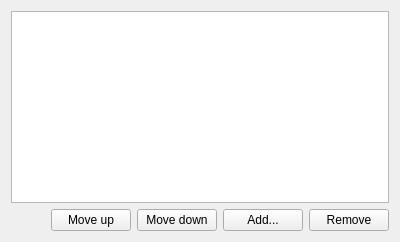
          <widget class="QWidget" name="stackedWidgetPage6">
           <layout class="QVBoxLayout">
            <item>
             <widget class="QListView" name="listserverview">
              <property name="verticalScrollMode">
               <enum>QAbstractItemView::ScrollPerPixel</enum>
              </property>
              <property name="horizontalScrollMode">
               <enum>QAbstractItemView::ScrollPerPixel</enum>
              </property>
              <property name="alternatingRowColors">
               <bool>true</bool>
              </property>
              <property name="focusPolicy">
               <enum>Qt::StrongFocus</enum>
              </property>
             </widget>
            </item>
            <item>
             <layout class="QHBoxLayout">
              <item>
               <spacer>
                <property name="orientation">
                 <enum>Qt::Horizontal</enum>
                </property>
                <property name="sizeHint" stdset="0">
                 <size>
                  <width>40</width>
                  <height>20</height>
                 </size>
                </property>
               </spacer>
              </item>
              <item>
               <widget class="QPushButton" name="listserverUp">
                <property name="text">
                 <string>Move up</string>
                </property>
                <property name="icon">
                 <iconset theme="arrow-up">
                  <normaloff>theme:arrow-up.svg</normaloff>theme:arrow-up.svg</iconset>
                </property>
               </widget>
              </item>
              <item>
               <widget class="QPushButton" name="listserverDown">
                <property name="text">
                 <string>Move down</string>
                </property>
                <property name="icon">
                 <iconset theme="arrow-down">
                  <normaloff>theme:arrow-down.svg</normaloff>theme:arrow-down.svg</iconset>
                </property>
               </widget>
              </item>
              <item>
               <widget class="QPushButton" name="addListServer">
                <property name="text">
                 <string>Add...</string>
                </property>
               </widget>
              </item>
              <item>
               <widget class="QPushButton" name="removeListServer">
                <property name="text">
                 <string>Remove</string>
                </property>
               </widget>
              </item>
             </layout>
            </item>
           </layout>
          </widget>
